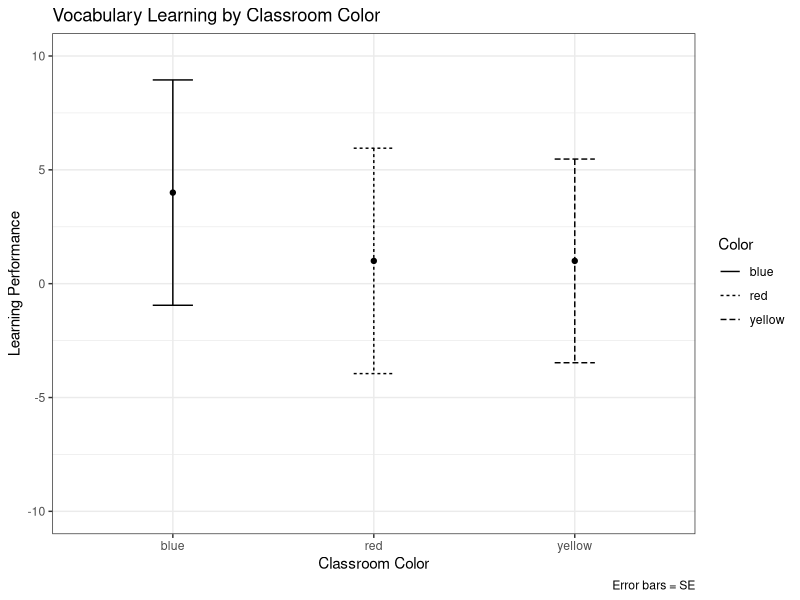
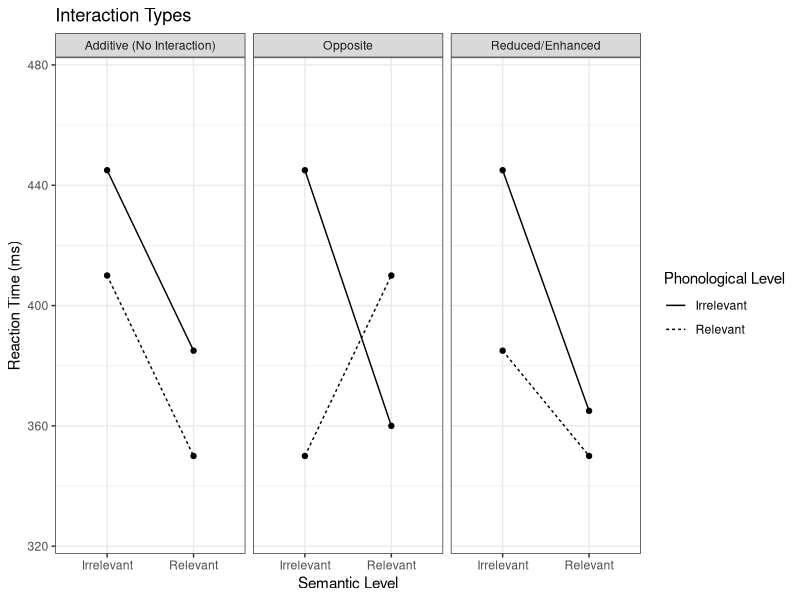
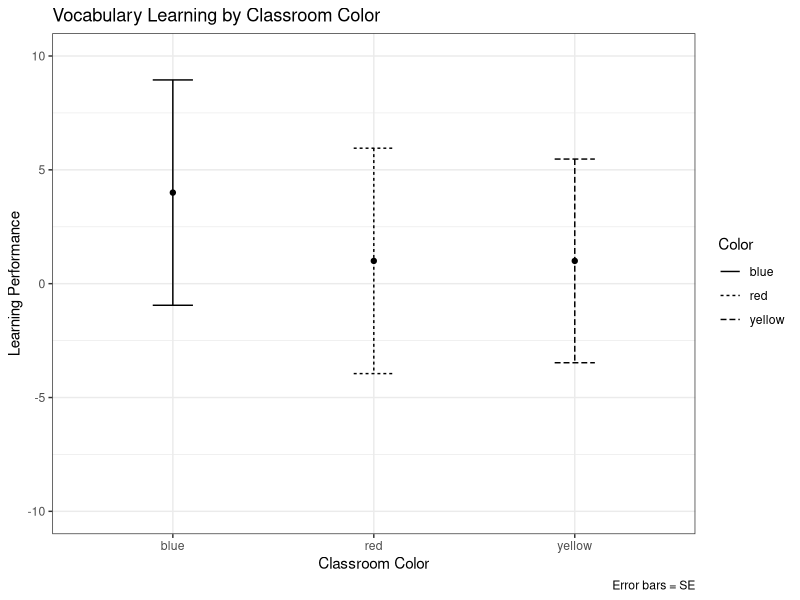
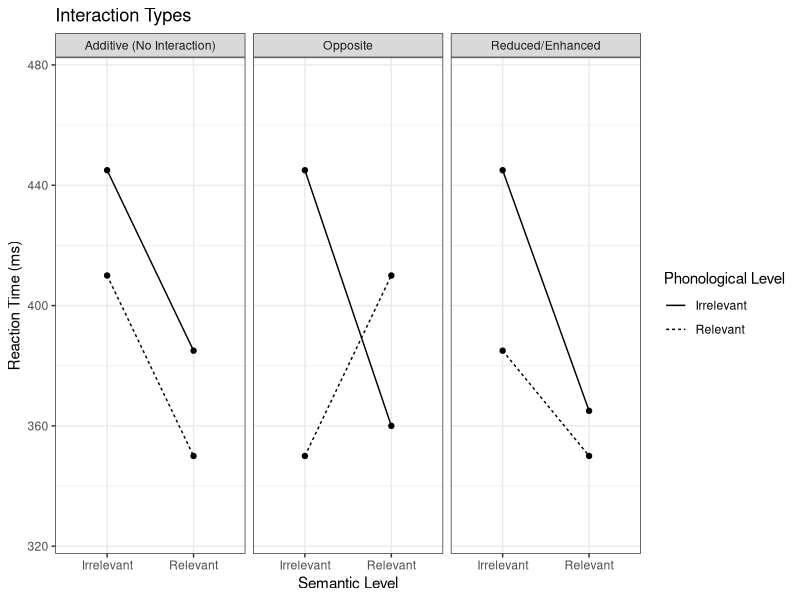
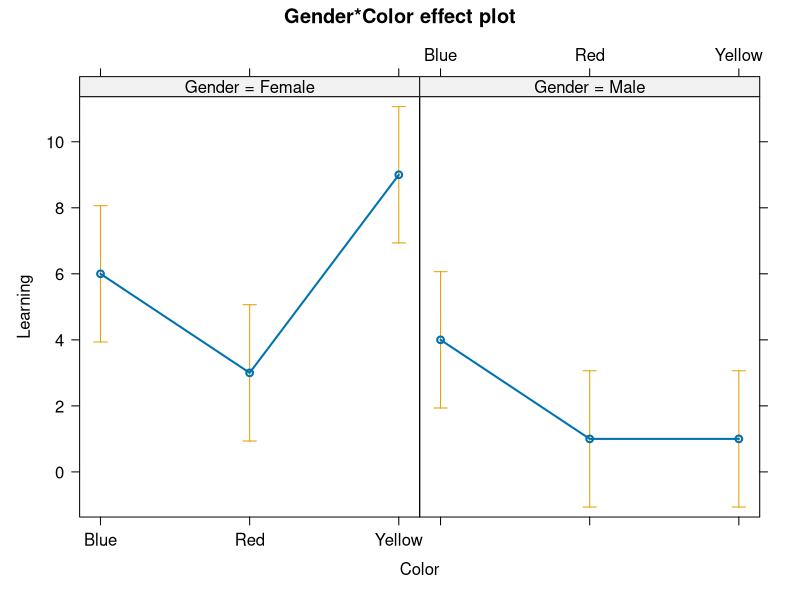

These charts were generated, in order, by the following R code:
# Figure 1
exp1 = read.delim("ColoredRooms.txt", header = T)

exp.avg = aggregate(Learning ~ Color, FUN = mean, data = exp1)
exp.blue = subset(exp1, Color == "blue")
blue.se = sqrt(sum(((exp.blue$Learning - mean(exp.blue$Learning)) ^ 2)) / 
                 (sd(exp.blue$Learning) / nrow(exp.blue)))
exp.red = subset(exp1, Color == "red")
red.se = sqrt(sum(((exp.red$Learning - mean(exp.red$Learning)) ^ 2)) / 
                (sd(exp.red$Learning) / nrow(exp.red)))
exp.yellow = subset(exp1, Color == "yellow")
yellow.se = sqrt(sum(((exp.yellow$Learning - mean(exp.yellow$Learning)) ^ 2)) / 
                   (sd(exp.yellow$Learning) / nrow(exp.yellow)))

exp.avg$SE = c(blue.se, red.se, yellow.se)

library(ggplot2)

ggplot(data = exp.avg, mapping = aes(x = Color, y = Learning, group = Color, linetype = Color)) +
  geom_point() +
  geom_errorbar(mapping = aes(ymin = Learning - SE, ymax = Learning + SE), width = 0.2)  +
  scale_y_continuous(limits = c(-10, 10)) +
  labs(title = "Vocabulary Learning by Classroom Color", x = "Classroom Color", 
       y = "Learning Performance", caption = "Error bars = SE") +
  theme_bw()

ggsave(filename = "ch9.figure1.tiff", height = 1350, width = 1800, units = "px",
       dpi = 200)

# Figure 2
library(ggplot2)

semphon.1 = data.frame(SemRel = c(rep("Irrelevant", 2), 
                                  rep("Relevant",2  )), 
                       PhonRel = rep(c("Irrelevant", "Relevant"),2), 
                       RT = c(445, 410, 385, 350),
                       InteractType = rep("Additive (No Interaction)", 4))

semphon.2 = data.frame(SemRel = c(rep("Irrelevant", 2), 
                                  rep("Relevant",2  )), 
                       PhonRel = rep(c("Irrelevant", "Relevant"),2), 
                       RT = c(445, 385, 365, 350),
                       InteractType = rep("Reduced/Enhanced", 4))

semphon.3 = data.frame(SemRel = c(rep("Irrelevant", 2), 
                                  rep("Relevant",2  )), 
                       PhonRel = rep(c("Irrelevant", "Relevant"),2), 
                       RT = c(445, 350, 360, 410),
                       InteractType = rep("Opposite", 4))

semphon = rbind(semphon.1, semphon.2, semphon.3)

ggplot(data = semphon, aes(x = SemRel, y = RT, 
                             group = PhonRel, linetype = PhonRel)) +
  geom_line()+
  geom_point()+
  scale_y_continuous(limits = c(325, 475)) +
  facet_grid(~ InteractType) +
  labs(title = "Interaction Types", x = "Semantic Level", 
       y = "Reaction Time (ms)", 
       linetype = "Phonological Level") + 
  theme_bw()

ggsave(filename = "ch9.figure2.tiff", height = 1350, width = 2700, units = "px",
       dpi = 200)

# Figure 3
exp2 = read.delim("ColoredRooms2.txt", header = T)
colorgender.aov = aov(Learning ~ Gender * Color, data = exp2) 

tiff(filename = "ch9.figure3.tiff", height = 1350, width = 1800, units = "px",
    res = 200)

library(effects)			
colorgender.ef = allEffects(colorgender.aov)	
plot(colorgender.ef) 

dev.off()
